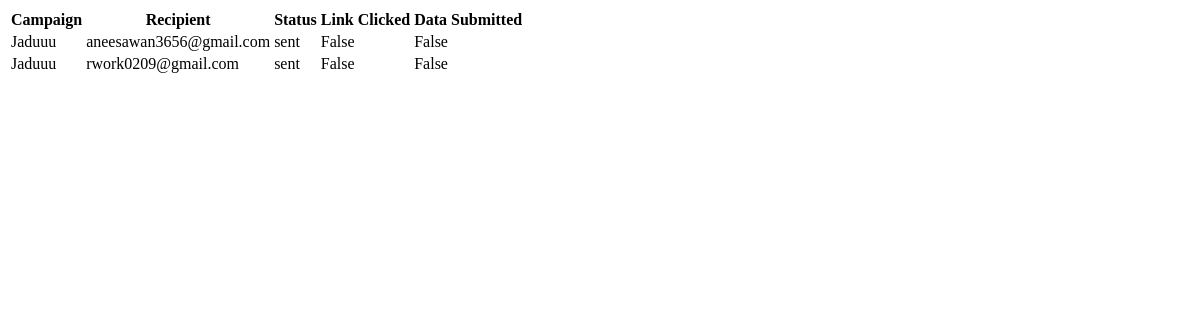
/results/ (signed in), run on an earlier commit of the app's database.
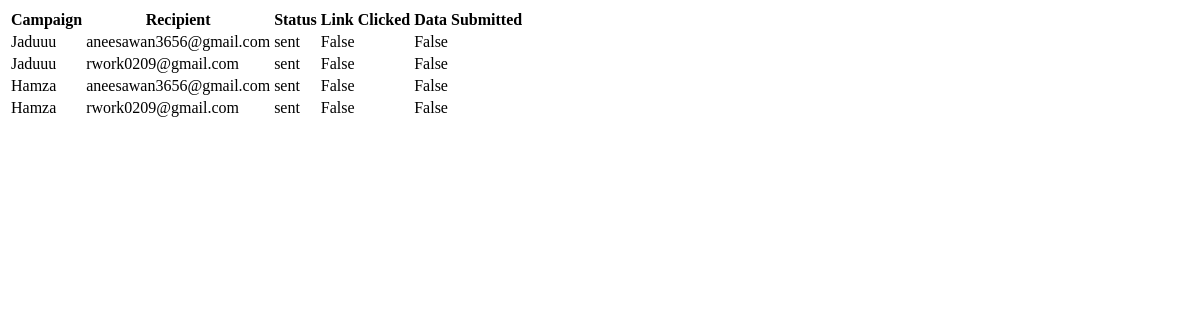
And on a later commit of the database.
### core/models.py (models this page shows, shortened)
class Result(models.Model):
    campaign = models.ForeignKey(Campaign, on_delete=models.CASCADE, related_name='results')
    group = models.ForeignKey(Group, on_delete=models.CASCADE, null=True, blank=True)
    recipient = models.EmailField()
    email_opened = models.BooleanField(default=False)
    link_clicked = models.BooleanField(default=False)
    data_submitted = models.BooleanField(default=False)
    status = models.CharField(
        max_length=50,
        choices=[('sent', 'Sent'), ('opened', 'Opened'), ('clicked', 'Clicked')],
        default='sent'
    )
    timestamp = models.DateTimeField(auto_now_add=True)
    token = models.CharField(max_length=255, unique=True, default=uuid.uuid4)

class Campaign(models.Model):
    STATUS_CHOICES = [
        ('draft', 'Draft'),
        ('active', 'Active'),
        ('archived', 'Archived'),
    ]
    user = models.ForeignKey(User, on_delete=models.CASCADE)
    name = models.CharField(max_length=100, blank=True, null=True)
    email_template = models.ForeignKey('EmailTemplate', on_delete=models.SET_NULL, null=True, blank=True)
    landing_page = models.ForeignKey('LandingPage', on_delete=models.SET_NULL, null=True, blank=True)
    url = models.URLField(blank=True, null=True)
    launch_date = models.DateTimeField(blank=True, null=True)
    send_emails_by = models.DateTimeField(blank=True, null=True)
    sending_profile = models.ForeignKey('SendingProfile', on_delete=models.SET_NULL, null=True, blank=True)
    groups = models.ManyToManyField('Group', blank=True)
    status = models.CharField(max_length=20, choices=STATUS_CHOICES, default='draft')
    fake_landing_page_url = models.CharField(max_length=255, blank=True, null=True)  # Store the fake URL

### core/views.py (the view)
# urls.py: path('results/', views.result_list, name='result_list'),
def result_list(request):
    results = Result.objects.all()
    return render(request, 'core/result_list.html', {'results': results})

### core/templates/core/result_list.html
<table>
    <thead>
        <tr>
            <th>Campaign</th>
            <th>Recipient</th>
            <th>Status</th>
            <th>Link Clicked</th>
            <th>Data Submitted</th>
        </tr>
    </thead>
    <tbody>
        {% for result in results %}
        <tr>
            <td>{{ result.campaign.name }}</td>
            <td>{{ result.recipient }}</td>
            <td>{{ result.status }}</td>
            <td>{{ result.link_clicked }}</td>
            <td>{{ result.data_submitted }}</td>
        </tr>
        {% endfor %}
    </tbody>
</table>

What changed in the data, as far as the page shows it:
added Result: campaign.name "Hamza", recipient "aneesawan3656@gmail.com", status "sent", link_clicked "False", data_submitted "False"
added Result: campaign.name "Hamza", recipient "rwork0209@gmail.com", status "sent", link_clicked "False", data_submitted "False"
